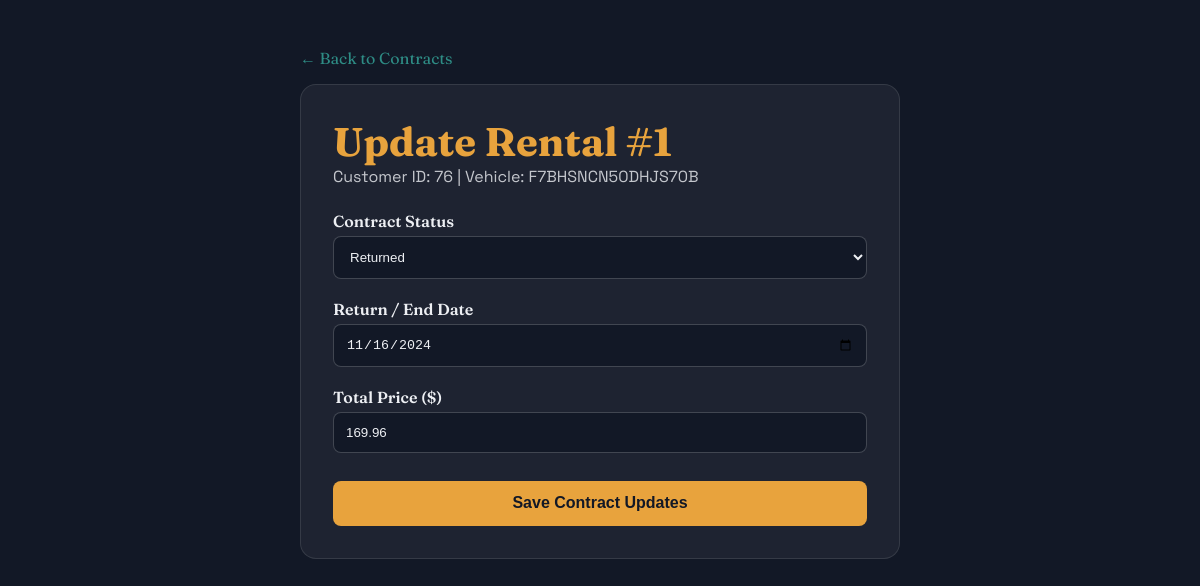
Page /enterprise/rentals/1 on the committed database.
### tables this page shows
CREATE TABLE rentals (
        id INTEGER PRIMARY KEY AUTOINCREMENT,
        customer_id INTEGER NOT NULL,
        car_reg_num TEXT NOT NULL,
        start_date TEXT NOT NULL,
        end_date TEXT NOT NULL,
        total_price REAL NOT NULL,
        status TEXT NOT NULL,
        FOREIGN KEY (car_reg_num) REFERENCES vehicles (reg_num),
        FOREIGN KEY (customer_id) REFERENCES customers (id)
    );

### car_rental/routes/enterprise.py (the view, shortened to what this page needs)
@enterprise_bp.route("/rentals/<int:rental_id>", methods=["GET", "POST"])
def rental_detail(rental_id):
    rentals = db.load_reservations(parameters={"id": rental_id})
    rental = rentals[0] if rentals else None
    return render_template("enterprise/rental_detail.html", rental=rental)

### car_rental/database.py (called while the page is built)
    def _load(self, table: str, parameters: Optional[dict[str, Any]] = None) -> list[dict]:
        query = f"SELECT * FROM {table}"
        values = ()
        if parameters:
            conditions = " AND ".join(f"{key} = ?" for key in parameters)
            query += f" WHERE {conditions}"
            values = tuple(parameters.values())
        cur = self.conn.execute(query, values)
        return [dict(row) for row in cur.fetchall()]

    def load_reservations(self, parameters: Optional[dict[str, Any]] = None) -> list[dict]:
        return self._load("rentals", parameters)

### car_rental/templates/enterprise/rental_detail.html (shortened to what this page needs)
{% extends "base.html" %}
{% block content %}
<main class="placeholder placeholder--enterprise" style="justify-content: flex-start; padding: 3rem 1.5rem;">
  <div style="max-width: 600px; width: 100%; margin: 0 auto; text-align: left;">
    <a href="{{ url_for('enterprise.rental_list') }}" style="color: var(--enterprise-accent-soft); display: inline-block; margin-bottom: 1rem;">← Back to Contracts</a>
    {% if rental %}
    <div style="background: rgba(255,255,255,0.05); border-radius: 16px; padding: 2rem; border: 1px solid rgba(255,255,255,0.1);">
      <h1 style="color: var(--enterprise-accent); margin-top: 0;">Update Rental #{{ rental.id }}</h1>
      <p style="opacity: 0.8;">Customer ID: {{ rental.customer_id }} | Vehicle: {{ rental.car_reg_num }}</p>
      <form method="POST" action="{{ url_for('enterprise.rental_detail', rental_id=rental.id) }}" style="display: flex; flex-direction: column; gap: 1.25rem; margin-top: 1.5rem;">
        <div>
          <label style="display: block; font-weight: 600; margin-bottom: 0.3rem;">Contract Status</label>
          <select name="status" style="width: 100%; padding: 0.75rem; border-radius: 8px; background: var(--enterprise-bg); color: var(--enterprise-ink); border: 1px solid rgba(255,255,255,0.2);">
            <option value="returned" {% if rental.status == 'returned' %}selected{% endif %}>Returned</option>
          </select>
        </div>
        <div>
          <label style="display: block; font-weight: 600; margin-bottom: 0.3rem;">Return / End Date</label>
          <input type="date" name="end_date" value="{{ rental.end_date }}" required style="width: 100%; padding: 0.75rem; border-radius: 8px; background: var(--enterprise-bg); color: var(--enterprise-ink); border: 1px solid rgba(255,255,255,0.2);">
        </div>
        <div>
          <label style="display: block; font-weight: 600; margin-bottom: 0.3rem;">Total Price ($)</label>
          <input type="number" step="0.01" name="total_price" value="{{ rental.total_price }}" required style="width: 100%; padding: 0.75rem; border-radius: 8px; background: var(--enterprise-bg); color: var(--enterprise-ink); border: 1px solid rgba(255,255,255,0.2);">
        </div>
        <button type="submit" style="background: var(--enterprise-accent); color: var(--enterprise-bg); padding: 0.85rem; border: none; border-radius: 8px; font-weight: 700; font-size: 1rem; cursor: pointer; margin-top: 0.5rem;">
          Save Contract Updates
        </button>
      </form>
    </div>
    {% else %}
      <p>Rental contract not found.</p>
    {% endif %}
  </div>
</main>
{% endblock %}

### car_rental/static/css/style.css (style rules this page uses)
:root { --customer-bg: #F6ECD9; --customer-ink: #2E1B14; --customer-accent: #7A2E3B; --customer-accent-soft: #C96E7A; --enterprise-bg: #121826; --enterprise-ink: #EDEFF3; --enterprise-accent: #E8A33D; --enterprise-accent-soft: #2E8C85; --font-display: "Fraunces", Georgia, serif; --font-ui: "Space Grotesk", "Segoe UI", sans-serif; }
* { box-sizing: border-box; }
body { margin: 0; font-family: var(--font-ui); background: var(--customer-bg); }
a { text-decoration: none; color: inherit; }
.placeholder { position: relative; min-height: 100vh; display: flex; flex-direction: column; align-items: center; justify-content: center; gap: 0.5rem; font-family: var(--font-display); text-align: center; }
.placeholder--enterprise { background: var(--enterprise-bg); color: var(--enterprise-ink); }
.placeholder h1 { font-size: 2.5rem; margin: 0; }
.placeholder p { font-family: var(--font-ui); opacity: 0.75; margin: 0; }

### rows in the picture
rentals: id "1", customer_id "76", car_reg_num "F7BHSNCN50DHJS70B", status "Returned", end_date "11/16/2024", total_price "169.96"
